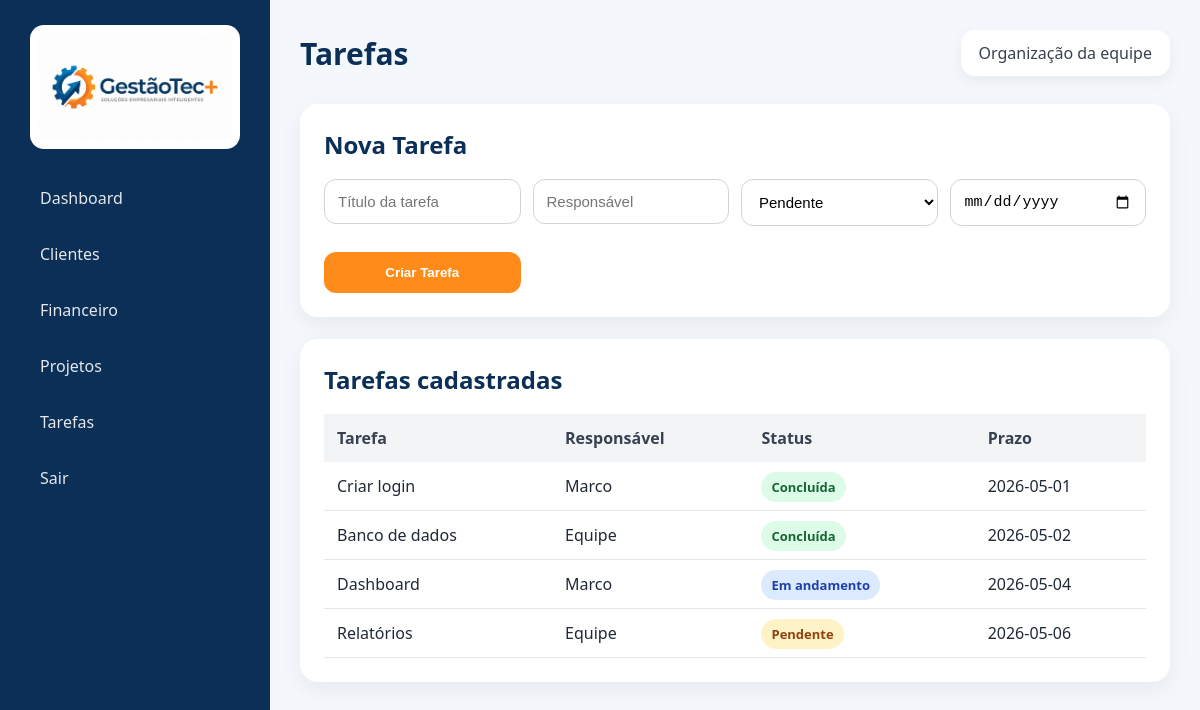
Screenshot of /tarefas with the database file from the repository.
### tables this page shows
CREATE TABLE tarefas (
            id INTEGER PRIMARY KEY AUTOINCREMENT,
            titulo TEXT,
            responsavel TEXT,
            status TEXT,
            prazo TEXT
        );

### app.py (the view, shortened to what this page needs)
@app.route("/tarefas", methods=["GET", "POST"])
def tarefas():
    conn = conectar()
    cursor = conn.cursor()
    cursor.execute("SELECT * FROM tarefas")
    dados = cursor.fetchall()
    conn.close()
    return render_template("tarefas.html", tarefas=dados)

### app.py (called while the page is built)
def conectar():
    return sqlite3.connect("gestaotec.db")

### templates/tarefas.html (shortened to what this page needs)
<!DOCTYPE html>
<html lang="pt-br">
<head>
    <link rel="stylesheet" href="{{ url_for('static', filename='style.css') }}">
</head>
<body>
<div class="app">
    <aside class="sidebar">
        <img src="{{ url_for('static', filename='logo.png') }}" class="sidebar-logo">
        <a href="/dashboard">Dashboard</a>
        <a href="/clientes">Clientes</a>
        <a href="/financeiro">Financeiro</a>
        <a href="/projetos">Projetos</a>
        <a href="/tarefas">Tarefas</a>
        <a href="/logout">Sair</a>
    </aside>
    <main class="main">
        <div class="topbar">
            <h1>Tarefas</h1>
            <div class="user-box">Organização da equipe</div>
        </div>
        <div class="form-card">
            <h2>Nova Tarefa</h2>
            <form method="POST" class="form-grid">
                <input class="input" type="text" name="titulo" placeholder="Título da tarefa" required>
                <input class="input" type="text" name="responsavel" placeholder="Responsável">
                <select class="input" name="status" required>
                    <option value="Pendente">Pendente</option>
                </select>
                <input class="input" type="date" name="prazo">
                <button class="btn" type="submit">Criar Tarefa</button>
            </form>
        </div>
        <div class="table-card">
            <h2>Tarefas cadastradas</h2>
            <table class="table">
                <thead>
                    <tr>
                        <th>Tarefa</th>
                        <th>Responsável</th>
                        <th>Status</th>
                        <th>Prazo</th>
                    </tr>
                </thead>
                <tbody>
                    {% for tarefa in tarefas %}
                    <tr>
                        <td>{{ tarefa[1] }}</td>
                        <td>{{ tarefa[2] }}</td>
                        <td>
                            {% if tarefa[3] == "Concluída" %}
                                <span class="badge badge-green">Concluída</span>
                            {% elif tarefa[3] == "Pendente" %}
                                <span class="badge badge-yellow">Pendente</span>
                            {% else %}
                                <span class="badge badge-blue">Em andamento</span>
                            {% endif %}
                        </td>
                        <td>{{ tarefa[4] }}</td>
                    </tr>
                    {% endfor %}
                </tbody>
            </table>
        </div>
    </main>
</div>
</body>
</html>

### static/style.css (style rules this page uses)
* { margin: 0; padding: 0; box-sizing: border-box; }
body { font-family: 'Segoe UI', Arial, sans-serif; background: #f4f7fb; color: #1f2937; }
a { text-decoration: none; }
.input { width: 100%; padding: 13px; margin-bottom: 14px; border: 1px solid #d1d5db; border-radius: 12px; font-size: 15px; background: white; }
.btn { width: 100%; padding: 13px; background: #ff8c1a; color: white; border: none; border-radius: 12px; font-weight: bold; cursor: pointer; }
.app { display: flex; min-height: 100vh; }
.sidebar { width: 270px; background: #0b2f57; color: white; padding: 25px; }
.sidebar-logo { width: 210px; max-width: 100%; display: block; margin: 0 auto 25px; background: white; padding: 8px; border-radius: 14px; }
.sidebar a { display: block; color: #e5e7eb; padding: 13px 15px; margin-bottom: 8px; border-radius: 12px; font-weight: 500; }
.main { flex: 1; padding: 30px; }
.topbar { display: flex; justify-content: space-between; align-items: center; margin-bottom: 28px; }
.topbar h1 { font-size: 30px; color: #0b2f57; }
.user-box { background: white; padding: 12px 18px; border-radius: 14px; box-shadow: 0 5px 15px rgba(0,0,0,0.06); color: #374151; }
.form-card, .table-card { background: white; padding: 24px; border-radius: 18px; box-shadow: 0 8px 25px rgba(0,0,0,0.06); margin-bottom: 22px; }
.form-card h2, .table-card h2 { margin-bottom: 18px; color: #0b2f57; }
.form-grid { display: grid; grid-template-columns: repeat(4, 1fr); gap: 12px; align-items: start; }
.table { width: 100%; border-collapse: collapse; margin-top: 15px; }
.table th { background: #f3f4f6; text-align: left; padding: 13px; color: #374151; }
.table td { padding: 13px; border-bottom: 1px solid #e5e7eb; }
.badge { padding: 6px 10px; border-radius: 999px; font-size: 13px; font-weight: bold; }
.badge-green { background: #dcfce7; color: #166534; }
.badge-blue { background: #dbeafe; color: #1e40af; }
.badge-yellow { background: #fef3c7; color: #92400e; }

### rows the page displays
tarefas: titulo "Criar login", responsavel "Marco", status "Concluída", prazo "2026-05-01"
tarefas: titulo "Banco de dados", responsavel "Equipe", status "Concluída", prazo "2026-05-02"
tarefas: titulo "Dashboard", responsavel "Marco", status "Em andamento", prazo "2026-05-04"
tarefas: titulo "Relatórios", responsavel "Equipe", status "Pendente", prazo "2026-05-06"
